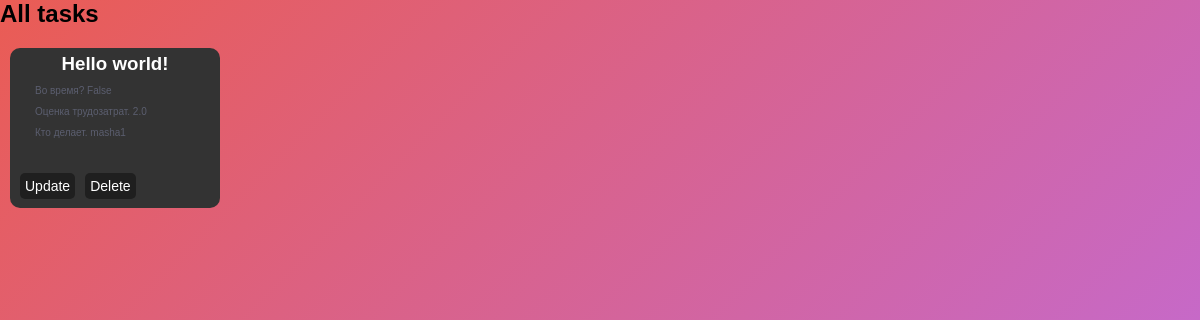
/tasks/list/, run on an earlier commit of the app's database.
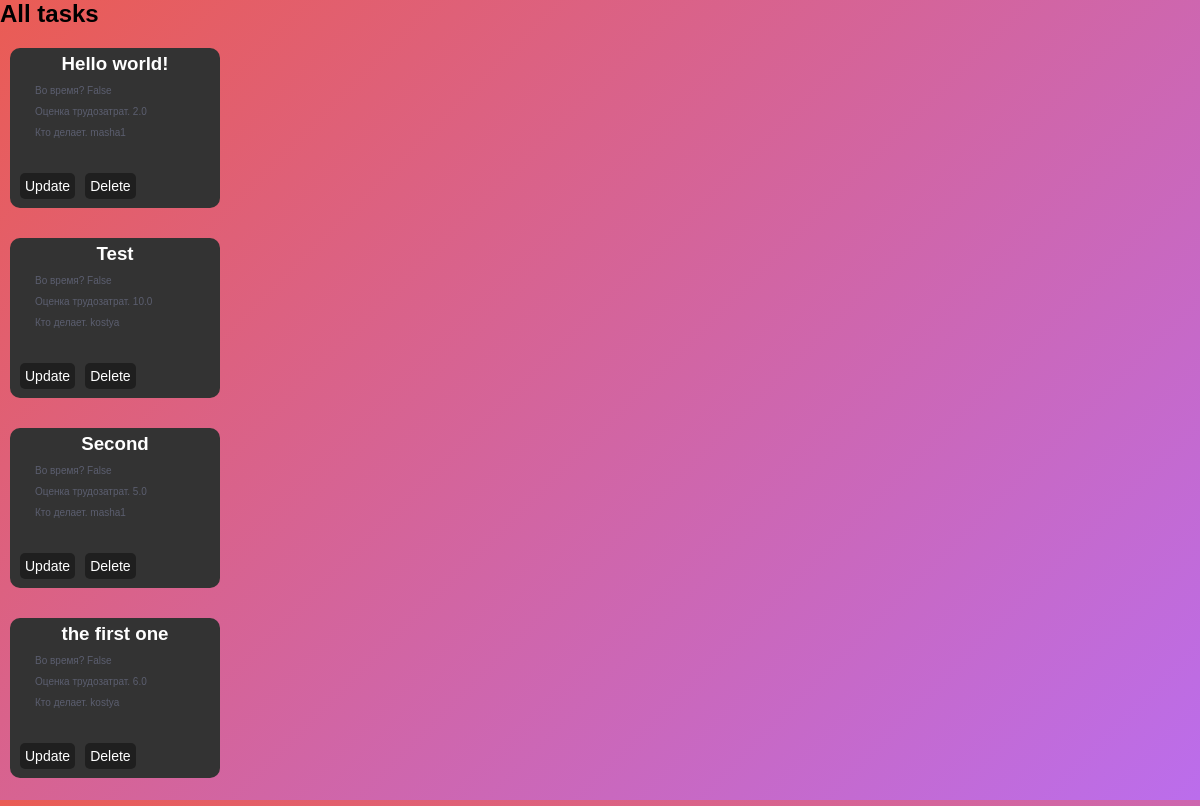
And on a later commit of the database.
### tasks/models.py (models this page shows, shortened)
class Tasks(models.Model):
	user = models.ForeignKey(settings.AUTH_USER_MODEL, on_delete=models.CASCADE, verbose_name="Пользователь")
	title = models.CharField(max_length=500, null=True, blank=True, verbose_name="Заголовок")
	creationdate = models.DateTimeField(auto_now_add=True, verbose_name="Дата создания")
	datetime_start = models.DateTimeField(null=True, blank=True, verbose_name="Время начала")
	datetime_end = models.DateTimeField(null=True, blank=True, verbose_name="Время окончания")
	need_hours = models.FloatField(null=True, blank=True, verbose_name="Необходимое время")
	spent_hours = models.IntegerField(null=True, blank=True, verbose_name="Затраченое время")
	in_time = models.BooleanField(default=False, verbose_name="Во время?")
	comments = models.TextField(null=True, blank=True, verbose_name="Комментарии")
	closed = models.BooleanField(default=False, null=True, blank=True, verbose_name="Закрыта ли задача")
	class Meta:
		verbose_name = "Задание"
		verbose_name_plural = "Задания"
	def get_delete_url(self):
		return "/tasks/{}/delete".format(self.pk)
	def get_update_url(self):
		return "/tasks/{}/update".format(self.pk)

### tasks/views.py (the view)
# urls.py: path('list/', list_view, name='tasks_list'),
def list_view(request):
	tasks = Tasks.objects.all()
	context = {
		'objects_list': tasks,
	}
	return render(request, "tasks/list.html" ,context)

### tasks/templates/tasks/list.html
{% extends 'base.html' %}
{% block content %}
	<h2>All tasks</h2>
	<div class="list-form">
		<ul>
			{% for object in objects_list %}
				<li>
					<div id="task-form">
						<div class="task-title"><h3>{{ object.title }}<h3></div>
						<div class="task-intime"><p>Во время? {{ object.in_time }}</p></div>
						<div class="task-need_hours"><p>Оценка трудозатрат. {{ object.need_hours }}</p></div>
						<div class="task-user"><p>Кто делает. {{ object.user }}</p></div>
						<a href="{{ object.get_update_url }}">
							<button class="btn-upd">Update</button>
						</a>
						<a href="{{ object.get_delete_url }}">
							<button class="btn-del">Delete</button>
						</a>
					</div>
				</li>
			{% endfor %}
		</ul>
	</div>
{% endblock %}

### templates/base.html (shortened to what this page needs)
{% load static %}
<!DOCTYPE html>
<html>
<head>
	<link rel="stylesheet" href="https://use.fontawesome.com/releases/v5.6.1/css/all.css">
 	<link rel='stylesheet prefetch' href='http://ajax.googleapis.com/ajax/libs/jqueryui/1.11.2/themes/smoothness/jquery-ui.css'>
	<link rel="stylesheet" href="{% static 'css/style.css' %}">
</head>
<body>
	{% block content %}
	{% endblock %}
</body>
</html>

### static/css/style.css (style rules this page uses)
* { margin: 0; padding: 0; font-family: "montserrat",sans-serif; }
body { -webkit-perspective: 800px; perspective: 800px; height: 100vh; margin: 0; overflow: hidden; font-family: 'Gudea', sans-serif; background: #EA5C54; background: linear-gradient(135deg, #EA5C54 0%, #bb6dec 100%); filter: progid:DXImageTransform.Microsoft.gradient( startColorstr='#EA5C54 ', endColorstr='#bb6dec',GradientType=1 ); }
body p { color: #5B5E6F; font-size: 10px; text-align: left; }
.list-form { display: inline-block; width: 100%; height: 100%; }
#task-form { height: 150px; width: 200px; background: #333333; color: white; font-family: 'Century Gothic',sans-serif; border-radius: 10px; text-align: center; margin: 0 10px 10px 10px; padding: 10px 0; display: inline-block; }
.task-intime, .task-need_hours , .task-user, p { margin: 10px; }
#task-form, .btn-upd, .btn-del, .btn-run { padding: 5px; margin-top: 20px; text-align: center; }
.btn-upd, .btn-del, .btn-run { border-radius: 5px; font-size: 14px; color: white; background: rgba(0, 0, 0, 0.4); border: none; }
.btn-upd, .btn-del, .btn-run, a { color: white; float: left; padding: 5px; cursor: pointer; }
.btn-close, a { color: white; float: left; padding: 5px; cursor: pointer; }

What changed in the data, as far as the page shows it:
added Tasks: title "Test", in_time "False", need_hours "10.0", user "kostya"
added Tasks: title "Second", in_time "False", need_hours "5.0", user "masha1"
added Tasks: title "the first one", in_time "False", need_hours "6.0", user "kostya"
